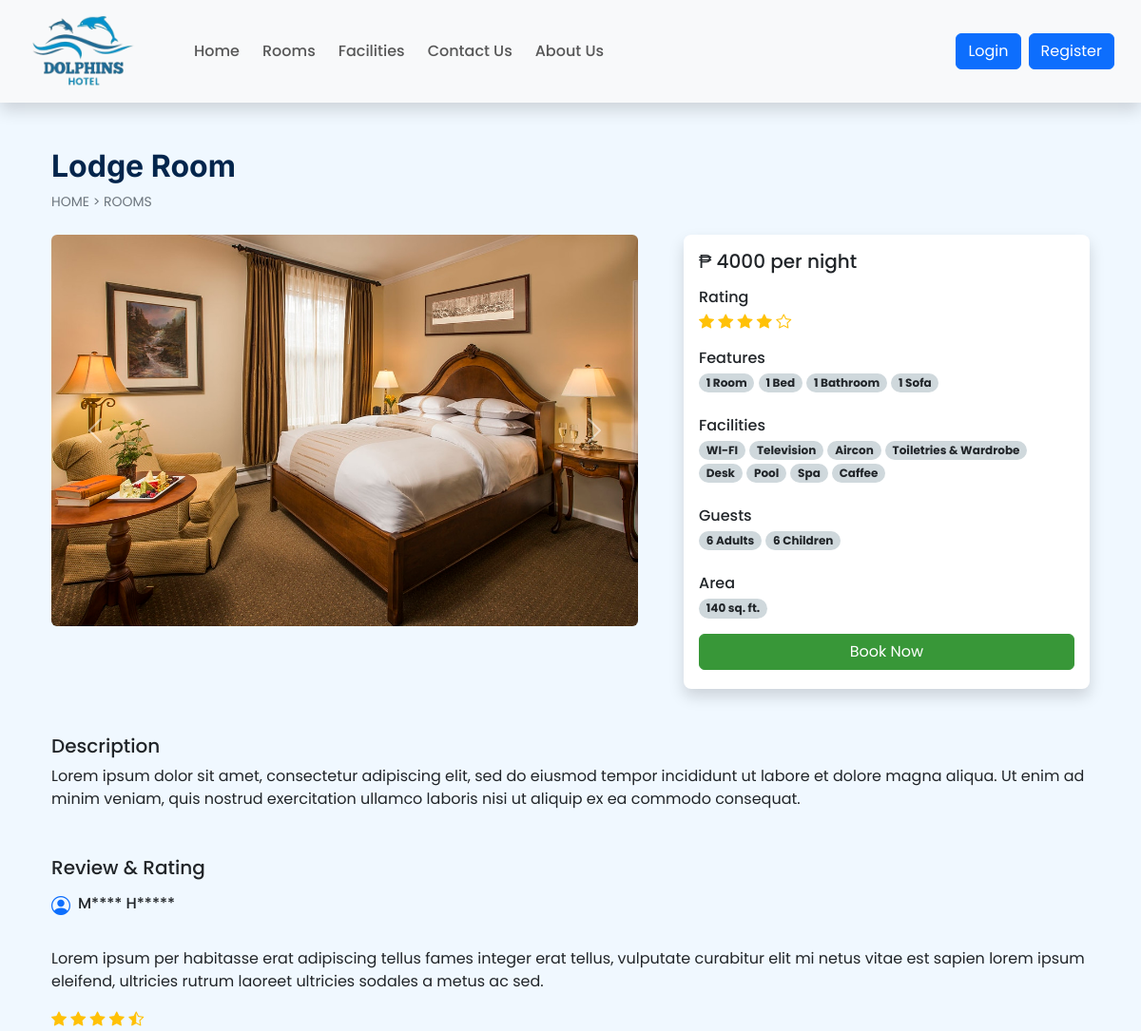
Page /room_details.php?id=23 on the committed database.
### tables this page shows
CREATE TABLE `rooms` (
  `id` int(11) NOT NULL,
  `name` varchar(150) NOT NULL,
  `area` int(11) NOT NULL,
  `price` int(11) NOT NULL,
  `quantity` int(11) NOT NULL,
  `adult` int(11) NOT NULL,
  `children` int(11) NOT NULL,
  `description` varchar(350) NOT NULL,
  `status` tinyint(4) NOT NULL DEFAULT 1,
  `removed` int(11) NOT NULL DEFAULT 0
);

CREATE TABLE `room_images` (
  `sr_no` int(11) NOT NULL,
  `room_id` int(11) NOT NULL,
  `image` varchar(150) NOT NULL,
  `thumb` tinyint(4) NOT NULL DEFAULT 0
);

### admin/inc/db_config.php (called while the page is built, shortened)
<?php
    function select($sql, $values, $datatypes)
    {
        $con = $GLOBALS['con'];
        if($stmt = mysqli_prepare($con,$sql))
        {
            mysqli_stmt_bind_param($stmt,$datatypes,...$values);
            if(mysqli_stmt_execute($stmt)){
                $res = mysqli_stmt_get_result($stmt);
                return $res;
            }
            else{
                mysqli_stmt_close($stmt);
                die("Query cannot be executed - Select");
            }
        }
        else{
            die("Query cannot be prepared - Select");
        }
    }
?>

### room_details.php (the view, shortened to what this page needs)
<!DOCTYPE html>
<html lang="en">
    <head>
        <link rel="stylesheet" href="https://cdn.jsdelivr.net/npm/swiper@11/swiper-bundle.min.css"/>
        <?php include('inc/links.php'); ?>
    </head>
    <body class="bg-dw">
        <?php include('inc/header.php'); ?>
        <?php
            $data = filteration($_GET);
            $room_res = select("SELECT * FROM `rooms` WHERE `id`=? AND `status`=? AND `removed`=?",[$data['id'],1,0],'iii');
            $room_data = mysqli_fetch_assoc($room_res);
        ?>
        <div class="container">
            <div class="row ">
                <div class="col-12 my-5 mb-4 px-4">
                    <h2 class="fw-bold h-font color-blue"><?php echo $room_data['name']?></h2>
                    <div style="font-size:14px;">
                        <a href="index.php" class="text-secondary text-decoration-none">HOME</a>
                        <span class="text-secondary"> > </span>
                        <a href="rooms.php" class="text-secondary text-decoration-none">ROOMS</a>
                    </div>
                </div>
                <div class="col-lg-7 col-md-12 px-4">
                    <div id="roomCarousel" class="carousel slide carousel-fade">
                        <div class="carousel-inner mb-5">
                            <?php
                                $room_img = ROOMS_IMG_PATH."thumbnail.jpg";
                                $img_q = mysqli_query($con,"SELECT * FROM `room_images`
                                    WHERE `room_id`='$room_data[id]'");
                                if(mysqli_num_rows($img_q) > 0)
                                {
                                    $active_class = 'active';
                                    while($img_res = mysqli_fetch_assoc($img_q))
                                    {
                                        echo "
                                            <div class='carousel-item $active_class'>
                                            <img src='".ROOMS_IMG_PATH.$img_res['image']."' class='d-block w-100 rounded'>
                                            </div>
                                        ";
                                        $active_class ='';
                                    }
                                }
                                else{
                                    echo "
                                        <div class='carousel-item active'>
                                        <img src='$room_img' class='d-block w-100 '>
                                        </div>
                                    ";
                                }
                            ?>
                        </div>
                        <button class="carousel-control-prev" type="button" data-bs-target="#roomCarousel" data-bs-slide="prev">
                            <span class="carousel-control-prev-icon" aria-hidden="true"></span>
                        </button>
                        <button class="carousel-control-next" type="button" data-bs-target="#roomCarousel" data-bs-slide="next">
                            <span class="carousel-control-next-icon" aria-hidden="true"></span>
                        </button>
                    </div>
                </div>
                <div class="col-lg-5 col-md-12 px-4">
                    <div class="card mb-4 border-0 shadow rounded-3">
                        <div class="card-body">
                            <?php
                                echo<<<price
                                    <h5>₱ $room_data[price] per night</h5>
                                price;
                                echo<<<rating
                                    <h6 class="mb-1 mt-3">Rating</h6>
                                    <i class="bi bi-star-fill text-warning"></i>
                                    <i class="bi bi-star-fill text-warning"></i>
                                    <i class="bi bi-star-fill text-warning"></i>
                                    <i class="bi bi-star-fill text-warning"></i>
                                    <i class="bi bi-star text-warning"></i>
                                rating;
                                echo<<<features
                                    <div class="features mb-4 mt-3">
                                        <h6 class="mb-1">Features</h6>
                                            <span class="badge rounded-pill text-dark bg-infog text-wrap">
                                                1 Room
                                            </span>
                                            <span class="badge rounded-pill text-dark bg-infog text-wrap">
                                                1 Bed
                                            </span>
                                            <span class="badge rounded-pill text-dark bg-infog text-wrap">
                                                1 Bathroom
                                            </span>
                                            <span class="badge rounded-pill text-dark bg-infog text-wrap">
                                                1 Sofa
                                            </span>
                                    </div>
                                features;
                                echo<<<facilities
                                    <div class="facilities mb-4">
                                        <h6 class="mb-1">Facilities</h6>
                                        <span class="badge rounded-pill text-dark bg-infog text-wrap">
                                            WI-FI
                                        </span>
                                        <span class="badge rounded-pill text-dark bg-infog text-wrap">
                                            Television
                                        </span>
                                        <span class="badge rounded-pill text-dark bg-infog text-wrap">
                                            Aircon
                                        </span>
                                        <span class="badge rounded-pill text-dark bg-infog text-wrap">
                                            Toiletries & Wardrobe
                                        </span>
                                        <span class="badge rounded-pill text-dark bg-infog text-wrap">
                                            Desk
                                        </span>
                                        <span class="badge rounded-pill text-dark bg-infog text-wrap">
                                            Pool
                                        </span>
                                        <span class="badge rounded-pill text-dark bg-infog text-wrap">
                                            Spa
                                        </span>
                                        <span class="badge rounded-pill text-dark bg-infog text-wrap">
                                            Caffee
                                        </span>
                                    </div>
                                facilities;
                                echo<<<guests
                                    <div class="guest mb-4">
                                        <h6 class="mb-1">Guests</h6>
                                        <span class="badge rounded-pill text-dark bg-infog text-wrap">
                                            $room_data[adult] Adults
                                        </span>
                                        <span class="badge rounded-pill text-dark bg-infog text-wrap">
                                            $room_data[children] Children
                                        </span>
                                    </div>
                                guests;
                                echo<<<area
                                    <div class="mb-3">
                                        <h6 class="mb-1">Area</h6>
                                        <span class="badge rounded-pill text-dark bg-infog text-wrap">
                                            $room_data[area] sq. ft.
                                        </span>
                                    </div>
                                area;
                                echo<<<book
                                    <a href="#" class="btn w-100 text-white custom-bg shadow-none mb-1">Book Now</a>
                                book;
                            ?>
                        </div>
                    </div>
                </div>
                <div class="col-12 mt-4 px-4">
                    <div class="mb-5">
                        <h5>Description</h5>
                        <p>
                            <?php echo $room_data['description']?>
                        </p>
                    </div>
                    <div>
                        <h5 class="mb-3">Review & Rating</h5>
                        <div>
                            <div class="d-flex align-text-center mb-4">
                                <h5><i class="bi bi-person-circle text-primary me-2"></i></h5>
                                <h6>M**** H*****</h6>
                            </div>
                            <p>
                            Lorem ipsum per habitasse erat adipiscing tellus fames integer erat tellus,
                            vulputate curabitur elit mi netus vitae est sapien lorem ipsum eleifend,
                            ultricies rutrum laoreet ultricies sodales a metus ac sed.
                            </p>
                            <div class="rating">
                                <i class="bi bi-star-fill text-warning"></i>
                                <i class="bi bi-star-fill text-warning"></i>
                                <i class="bi bi-star-fill text-warning"></i>
                                <i class="bi bi-star-fill text-warning"></i>
                                <i class="bi bi-star-half text-warning"></i>
                            </div>
                        </div>
                    </div>
                </div>
            </div>
        </div>
    </body>
</html>

### css/common.css (style rules this page uses)
:root { --teal: #389738; --teal_hover: #228b22; --blue: #03254c; }
* { font-family: "Poppins", sans-serif; }
.h-font { font-family:"Inter", sans-serif; }
.custom-bg { background:var(--teal); border: 1px solid var(--teal); }
.color-blue { color: var(--blue); }
.bg-dw { background: RGB(240, 248, 255); }
.bg-infog { background:#cfd8dc; }

### rows in the picture
rooms: name "Lodge Room", price "4000", adult "6", children "6", area "140", description "Lorem ipsum dolor sit amet, consectetur adipiscing elit, sed do eiusmod tempor incididunt ut labore et dolore magna aliqua. Ut enim ad minim veniam, quis nostrud exercitation ullamco laboris nisi ut aliquip ex ea commodo consequat."
room_images: image (picture)
